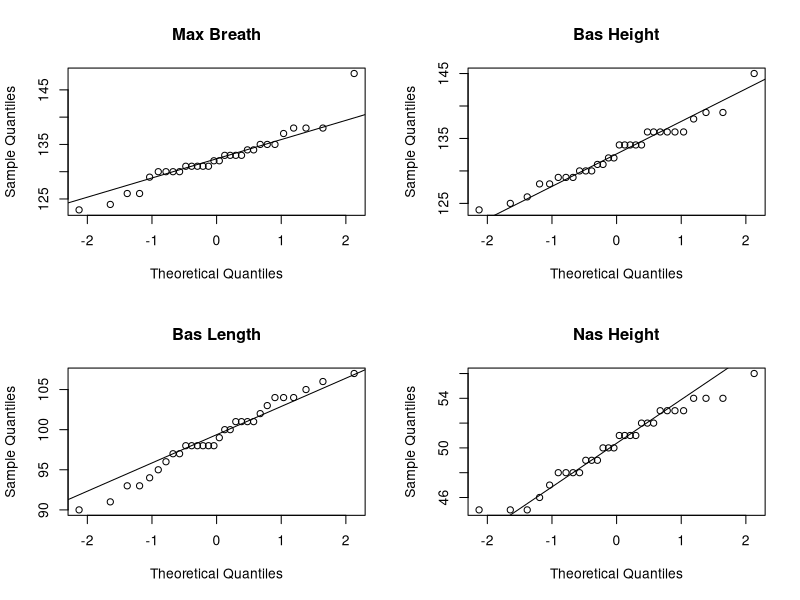
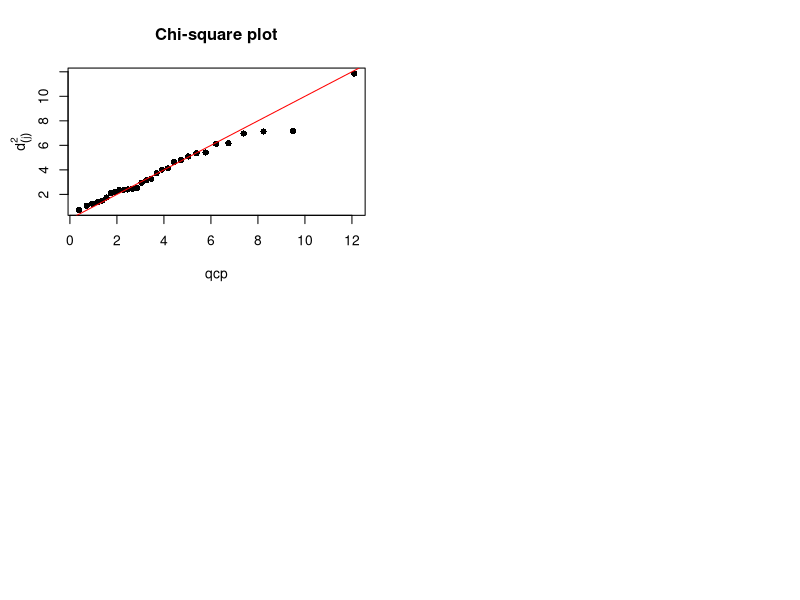

Write R code to recreate these figures, in order.
## ---- chunk 1
library(dplyr)
data <- read.csv("CA1.csv")

data2 <- filter(data, TimePeriod == 2)
data2 <- data2[, -5]

## ---- chunk 2

par(mfrow = c(2, 2)) 

qqnorm(data2$MaxBreadth, main = "Max Breath")
qqline(data2$MaxBreadth)


qqnorm(data2$BasHeight, main = "Bas Height")
qqline(data2$BasHeight)

qqnorm(data2$BasLength, main = "Bas Length")
qqline(data2$BasLength)

qqnorm(data2$NasHeight, main = "Nas Height")
qqline(data2$NasHeight)

  
## ---- chunk 3
S <- cov(data2)
n <- nrow(data2)

#1. Calculate squared distances
d2 <- mahalanobis(data2, colMeans(data2), cov = S) #Compare with T4_3[, 5]

#2. Order the squared distances
d2_ord <- sort(d2)

qcp <- qchisq((1:n - 0.5)/n, ncol(data2))
plot(qcp, d2_ord, main="Chi-square plot", pch = 16, 
     ylab = '')
title(ylab = expression(d[(j)]^2), line = 2)
abline(a = 0, b = 1, col = 'red')


